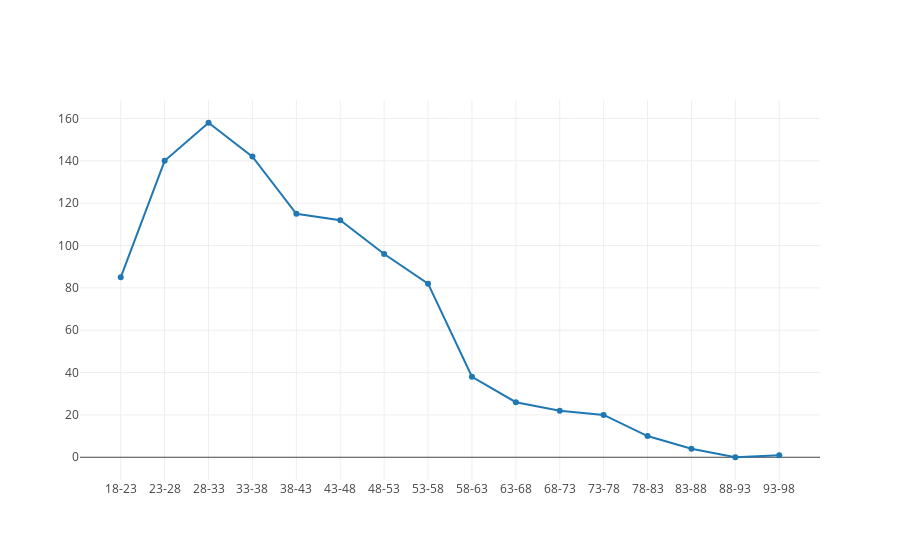

Here is the notebook cell this chart was saved with:
### Code cell
group = df.groupby(['Age_group'])['Part Number'].count()
iplot([{"x": group.index, "y": group}])

### Figure 1 — Plotly figure (JSON) as saved in the notebook; plotly's stock layout.template omitted (floating-point values rounded to 4 significant figures)
{"data": [{"type": "scatter", "uid": "03c25e3a-102a-4835-9997-1a9e6b9a98a5", "x": ["18-23", "23-28", "28-33", "33-38", "38-43", "43-48", "48-53", "53-58", "58-63", "63-68", "68-73", "73-78", "78-83", "83-88", "88-93", "93-98"], "y": [85, 140, 158, 142, 115, 112, 96, 82, 38, 26, 22, 20, 10, 4, 0, 1]}], "layout": {}}
